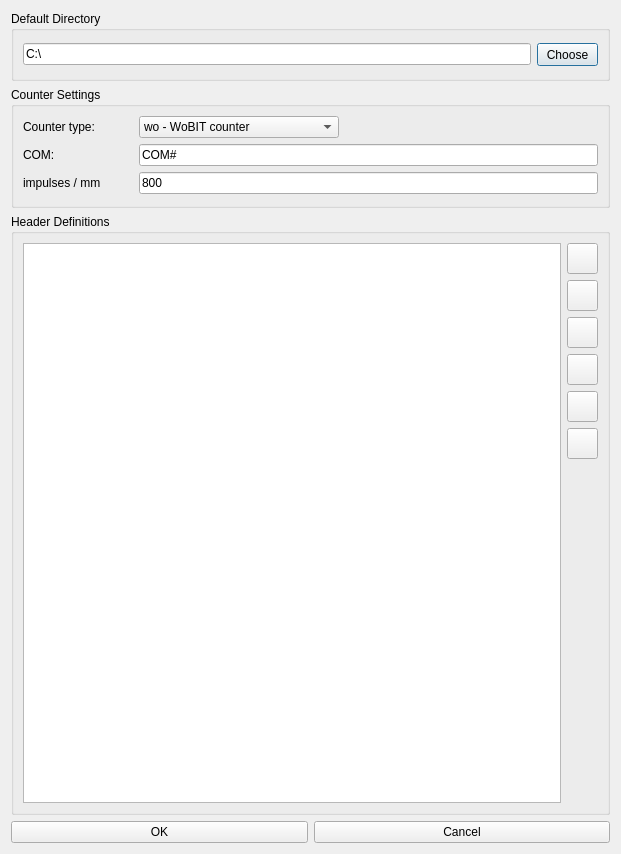
<?xml version="1.0" encoding="UTF-8"?>
<ui version="4.0">
 <class>Dialog</class>
 <widget class="QDialog" name="Dialog">
  <property name="geometry">
   <rect>
    <x>0</x>
    <y>0</y>
    <width>611</width>
    <height>854</height>
   </rect>
  </property>
  <property name="font">
   <font>
    <family>Arial</family>
   </font>
  </property>
  <property name="windowTitle">
   <string>Settings Window</string>
  </property>
  <layout class="QVBoxLayout" name="verticalLayout">
   <item>
    <widget class="QGroupBox" name="groupBox">
     <property name="minimumSize">
      <size>
       <width>599</width>
       <height>70</height>
      </size>
     </property>
     <property name="title">
      <string>Default Directory</string>
     </property>
     <layout class="QVBoxLayout" name="verticalLayout_3">
      <item>
       <layout class="QHBoxLayout" name="horizontalLayout">
        <item>
         <widget class="QLineEdit" name="g_sample_lineEdit">
          <property name="minimumSize">
           <size>
            <width>160</width>
            <height>0</height>
           </size>
          </property>
          <property name="text">
           <string>C:\</string>
          </property>
         </widget>
        </item>
        <item>
         <widget class="QPushButton" name="pushButton_defdir">
          <property name="sizePolicy">
           <sizepolicy hsizetype="Fixed" vsizetype="Fixed">
            <horstretch>0</horstretch>
            <verstretch>0</verstretch>
           </sizepolicy>
          </property>
          <property name="maximumSize">
           <size>
            <width>61</width>
            <height>23</height>
           </size>
          </property>
          <property name="text">
           <string>Choose</string>
          </property>
         </widget>
        </item>
       </layout>
      </item>
     </layout>
    </widget>
   </item>
   <item>
    <widget class="QGroupBox" name="groupBox_2">
     <property name="minimumSize">
      <size>
       <width>599</width>
       <height>121</height>
      </size>
     </property>
     <property name="title">
      <string>Counter Settings</string>
     </property>
     <layout class="QVBoxLayout" name="verticalLayout_2">
      <item>
       <layout class="QHBoxLayout" name="horizontalLayout_4">
        <item>
         <widget class="QLabel" name="label">
          <property name="minimumSize">
           <size>
            <width>110</width>
            <height>16</height>
           </size>
          </property>
          <property name="maximumSize">
           <size>
            <width>110</width>
            <height>16777215</height>
           </size>
          </property>
          <property name="text">
           <string>Counter type:</string>
          </property>
         </widget>
        </item>
        <item>
         <widget class="QComboBox" name="comboBox_device">
          <property name="minimumSize">
           <size>
            <width>200</width>
            <height>22</height>
           </size>
          </property>
          <property name="maximumSize">
           <size>
            <width>200</width>
            <height>16777215</height>
           </size>
          </property>
          <item>
           <property name="text">
            <string>wo - WoBIT counter</string>
           </property>
          </item>
          <item>
           <property name="text">
            <string>pi - AGH Counter</string>
           </property>
          </item>
         </widget>
        </item>
        <item>
         <spacer name="horizontalSpacer_2">
          <property name="orientation">
           <enum>Qt::Horizontal</enum>
          </property>
          <property name="sizeHint" stdset="0">
           <size>
            <width>40</width>
            <height>20</height>
           </size>
          </property>
         </spacer>
        </item>
       </layout>
      </item>
      <item>
       <layout class="QHBoxLayout" name="horizontalLayout_5">
        <item>
         <widget class="QLabel" name="label_2">
          <property name="minimumSize">
           <size>
            <width>110</width>
            <height>16</height>
           </size>
          </property>
          <property name="maximumSize">
           <size>
            <width>110</width>
            <height>16777215</height>
           </size>
          </property>
          <property name="text">
           <string>COM:</string>
          </property>
         </widget>
        </item>
        <item>
         <widget class="QLineEdit" name="lineEdit_com">
          <property name="text">
           <string>COM#</string>
          </property>
         </widget>
        </item>
       </layout>
      </item>
      <item>
       <layout class="QHBoxLayout" name="horizontalLayout_6">
        <item>
         <widget class="QLabel" name="label_3">
          <property name="minimumSize">
           <size>
            <width>110</width>
            <height>16</height>
           </size>
          </property>
          <property name="maximumSize">
           <size>
            <width>110</width>
            <height>16777215</height>
           </size>
          </property>
          <property name="text">
           <string>impulses / mm</string>
          </property>
         </widget>
        </item>
        <item>
         <widget class="QLineEdit" name="lineEdit_imp">
          <property name="text">
           <string>800</string>
          </property>
         </widget>
        </item>
       </layout>
      </item>
     </layout>
    </widget>
   </item>
   <item>
    <widget class="QGroupBox" name="groupBox_3">
     <property name="minimumSize">
      <size>
       <width>290</width>
       <height>0</height>
      </size>
     </property>
     <property name="title">
      <string>Header Definitions</string>
     </property>
     <layout class="QHBoxLayout" name="horizontalLayout_7">
      <item>
       <widget class="QTableWidget" name="tableWidget_headers">
        <property name="font">
         <font>
          <family>Arial</family>
          <pointsize>12</pointsize>
         </font>
        </property>
       </widget>
      </item>
      <item>
       <layout class="QVBoxLayout" name="verticalLayout_4">
        <item>
         <widget class="QPushButton" name="g_addDefPol">
          <property name="minimumSize">
           <size>
            <width>31</width>
            <height>31</height>
           </size>
          </property>
          <property name="maximumSize">
           <size>
            <width>31</width>
            <height>31</height>
           </size>
          </property>
          <property name="text">
           <string/>
          </property>
          <property name="icon">
           <iconset>
            <normaloff>ikonki/editadd.png</normaloff>ikonki/editadd.png</iconset>
          </property>
         </widget>
        </item>
        <item>
         <widget class="QPushButton" name="g_delDefPol">
          <property name="minimumSize">
           <size>
            <width>31</width>
            <height>31</height>
           </size>
          </property>
          <property name="maximumSize">
           <size>
            <width>31</width>
            <height>31</height>
           </size>
          </property>
          <property name="text">
           <string/>
          </property>
          <property name="icon">
           <iconset>
            <normaloff>ikonki/editremove.png</normaloff>ikonki/editremove.png</iconset>
          </property>
         </widget>
        </item>
        <item>
         <widget class="QPushButton" name="g_firstDefPol">
          <property name="minimumSize">
           <size>
            <width>31</width>
            <height>31</height>
           </size>
          </property>
          <property name="maximumSize">
           <size>
            <width>31</width>
            <height>31</height>
           </size>
          </property>
          <property name="text">
           <string/>
          </property>
          <property name="icon">
           <iconset>
            <normaloff>ikonki/TOP.png</normaloff>ikonki/TOP.png</iconset>
          </property>
         </widget>
        </item>
        <item>
         <widget class="QPushButton" name="g_upDefPol">
          <property name="minimumSize">
           <size>
            <width>31</width>
            <height>31</height>
           </size>
          </property>
          <property name="maximumSize">
           <size>
            <width>31</width>
            <height>31</height>
           </size>
          </property>
          <property name="text">
           <string/>
          </property>
          <property name="icon">
           <iconset>
            <normaloff>ikonki/UP.png</normaloff>ikonki/UP.png</iconset>
          </property>
         </widget>
        </item>
        <item>
         <widget class="QPushButton" name="g_downDefPol">
          <property name="minimumSize">
           <size>
            <width>31</width>
            <height>31</height>
           </size>
          </property>
          <property name="maximumSize">
           <size>
            <width>31</width>
            <height>31</height>
           </size>
          </property>
          <property name="text">
           <string/>
          </property>
          <property name="icon">
           <iconset>
            <normaloff>ikonki/DOWN.png</normaloff>ikonki/DOWN.png</iconset>
          </property>
         </widget>
        </item>
        <item>
         <widget class="QPushButton" name="g_lastDefPol">
          <property name="minimumSize">
           <size>
            <width>31</width>
            <height>31</height>
           </size>
          </property>
          <property name="maximumSize">
           <size>
            <width>31</width>
            <height>31</height>
           </size>
          </property>
          <property name="text">
           <string/>
          </property>
          <property name="icon">
           <iconset>
            <normaloff>ikonki/LAST.png</normaloff>ikonki/LAST.png</iconset>
          </property>
         </widget>
        </item>
        <item>
         <spacer name="verticalSpacer">
          <property name="orientation">
           <enum>Qt::Vertical</enum>
          </property>
          <property name="sizeHint" stdset="0">
           <size>
            <width>20</width>
            <height>40</height>
           </size>
          </property>
         </spacer>
        </item>
       </layout>
      </item>
     </layout>
    </widget>
   </item>
   <item>
    <layout class="QHBoxLayout" name="horizontalLayout_2">
     <property name="bottomMargin">
      <number>0</number>
     </property>
     <item>
      <widget class="QPushButton" name="pushButton_ok">
       <property name="text">
        <string>OK</string>
       </property>
      </widget>
     </item>
     <item>
      <widget class="QPushButton" name="pushButton_cancel">
       <property name="text">
        <string>Cancel</string>
       </property>
      </widget>
     </item>
    </layout>
   </item>
  </layout>
 </widget>
 <resources/>
 <connections/>
</ui>
